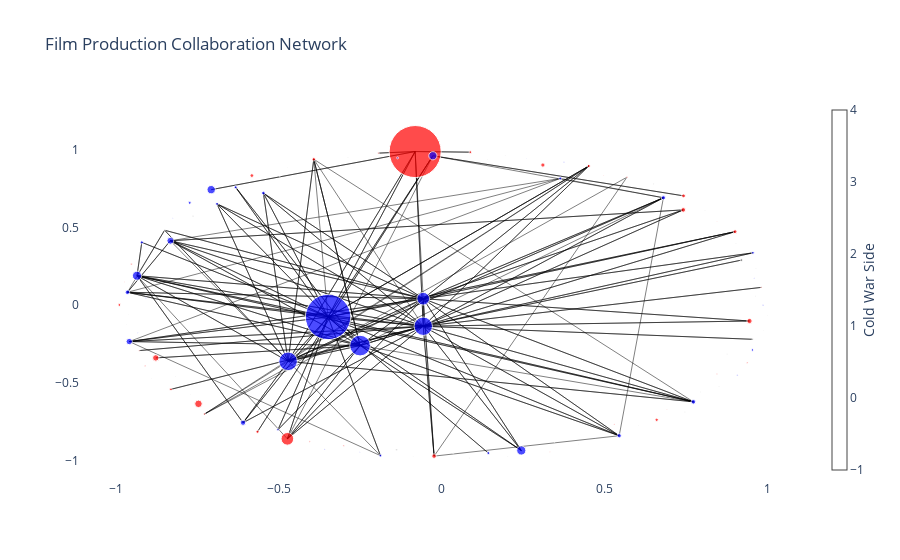

The notebook cell saved with this chart:
### Code cell
# With plotly
G = nx.Graph()
for country in countries:
    G.add_node(country, side=country_cold_war_side[country], size=root_film_count[country])

for (c1, c2), count in collaboration_count.items():
    G.add_edge(c1, c2, weight=count)

pos = nx.spring_layout(G, seed=42, k=10, iterations=100)
edge_x = []
edge_y = []
edge_weights = []

for edge in G.edges():
    x0, y0 = pos[edge[0]]
    x1, y1 = pos[edge[1]]
    edge_x.append(x0)
    edge_x.append(x1)
    edge_y.append(y0)
    edge_y.append(y1)
    edge_weights.append(G[edge[0]][edge[1]]['weight'])

edge_trace = go.Scatter(
    x=edge_x,
    y=edge_y,
    line=dict(width=0.5, color='black'),
    hoverinfo='none',
    mode='lines'
)

node_x = []
node_y = []
node_colors = []
node_sizes = []

for node in G.nodes():
    x, y = pos[node]
    node_x.append(x)
    node_y.append(y)
    if G.nodes[node]['side'] == 'Western':
        node_colors.append('blue')
    elif G.nodes[node]['side'] == 'Eastern':
        node_colors.append('red')
    else:
        node_colors.append('grey')
    node_sizes.append(G.nodes[node]['size'] * 0.5)

node_trace = go.Scatter(
    x=node_x,
    y=node_y,
    mode='markers',
    hoverinfo='text',
    hovertext=[node for node in G.nodes()],
    marker=dict(
        showscale=True,
        colorscale='YlGnBu',
        size=node_sizes,
        color=node_colors,
        colorbar=dict(
            thickness=15,
            title='Cold War Side',
            xanchor='left',
            titleside='right'
        )
    )
)

fig = go.Figure(data=[edge_trace, node_trace],
                layout=go.Layout(
                    title='Film Production Collaboration Network',
                    showlegend=False,
                    hovermode='closest',
                    xaxis=dict(showgrid=False, zeroline=False),
                    yaxis=dict(showgrid=False, zeroline=False),
                    plot_bgcolor='white'
                ))

fig.show()

### Figure 1 — Plotly figure (JSON) as saved in the notebook; plotly's stock layout.template omitted (floating-point values rounded to 4 significant figures; data arrays with more than 128 entries replaced by an {"elided": "..."} marker saying what was removed)
{"data": [{"hoverinfo": "none", "line": {"color": "black", "width": 0.5}, "mode": "lines", "type": "scatter", "x": {"elided": "234 float values"}, "y": {"elided": "234 float values"}}, {"hoverinfo": "text", "hovertext": ["Russia", "Germany", "Italy", "United States of America", "Estonia", "Ukraine", "Switzerland", "Lithuania", "France", "Egypt", "United Kingdom", "India", "Hong Kong", "Spain", "Costa Rica", "Canada", "Latvia", "Hungary", "Japan", "Poland", "Denmark", "Korea", "Croatia", "Austria", "Philippines", "Portugal", "Taiwan", "Georgia", "Romania", "Australia", "South Africa", "Luxembourg", "Sweden", "Ireland", "Greece", "Uruguay", "Argentina", "Belgium", "Netherlands", "Czech Republic", "Bangladesh", "New Zealand", "Albania", "Finland", "Iceland", "Liechtenstein", "Iran", "Zimbabwe", "Norway", "Bosnia and Herzegovina", "Cuba", "Peru", "Israel", "Uzbekistan", "China", "Mexico", "Azerbaijan", "Bolivia", "Brazil", "Venezuela", "Serbia", "Macedonia", "Monaco", "Slovakia", "Turkey", "Senegal", "Tunisia", "Qatar", "Cote D'Ivoire", "Belarus", "Armenia", "Algeria", "Thailand", "Colombia", "Chile", "Singapore", "Ghana", "Morocco", "Vietnam", "Slovenia", "Pakistan", "Montenegro", "Namibia", "Bulgaria", "Yugoslavia", "Moldova", "Burkina Faso", "Aruba", "Czechoslovakia", "Ethiopia", "Jordan", "Puerto Rico", "Kazakhstan", "Indonesia", "Congo", "Libya", "Bhutan", "Jamaica", "Mauritania", "Angola", "Turkmenistan", "Panama", "Afghanistan", "Martinique", "Trinidad and Tobago", "Syria", "Kyrgyzstan", "Botswana", "Guinea", "Bahamas", "Papua New Guinea", "Ecuador", "Palestinian Territory", "Mali"], "marker": {"color": ["red", "blue", "blue", "blue", "red", "blue", "blue", "red", "blue", "grey", "blue", "red", "blue", "blue", "grey", "blue", "red", "red", "red", "red", "blue", "blue", "blue", "blue", "blue", "blue", "red", "red", "red", "blue", "blue", "grey", "blue", "blue", "red", "grey", "blue", "blue", "blue", "red", "grey", "blue", "grey", "red", "blue", "grey", "grey", "grey", "blue", "red", "red", "blue", "blue", "blue", "red", "blue", "grey", "grey", "red", "red", "red", "blue", "blue", "red", "red", "red", "red", "grey", "red", "red", "red", "red", "blue", "grey", "red", "grey", "grey", "blue", "red", "grey", "grey", "grey", "blue", "red", "red", "red", "grey", "blue", "red", "grey", "grey", "grey", "grey", "blue", "grey", "grey", "grey", "grey", "blue", "red", "grey", "grey", "grey", "grey", "grey", "grey", "red", "grey", "grey", "blue", "grey", "grey", "grey", "grey"], "colorbar": {"thickness": 15, "title": {"side": "right", "text": "Cold War Side"}, "xanchor": "left"}, "colorscale": [[0, "rgb(255,255,217)"], [0.125, "rgb(237,248,177)"], [0.25, "rgb(199,233,180)"], [0.375, "rgb(127,205,187)"], [0.5, "rgb(65,182,196)"], [0.625, "rgb(29,145,192)"], [0.75, "rgb(34,94,168)"], [0.875, "rgb(37,52,148)"], [1, "rgb(8,29,88)"]], "showscale": true, "size": [52.09, 12.7, 18.53, 45.38, 4.243, 8.367, 4.664, 7.55, 18.45, 1.658, 20.69, 6.442, 8.261, 9.138, 0.866, 9.165, 3.708, 3.841, 12.65, 5.268, 4.583, 2.915, 2.915, 3.64, 3, 2.784, 3.808, 2.598, 2.598, 6.325, 2.398, 1.414, 6.892, 2.958, 3.5, 0.5, 3.122, 4.272, 4.301, 4.61, 0.5, 2.646, 0.5, 4.664, 1.5, 1.5, 2.693, 0.866, 2.872, 2, 1.871, 1.323, 2.449, 2, 3.202, 5.339, 0.866, 0.7071, 3.317, 1.323, 3.122, 0.7071, 0.866, 1.732, 2.784, 1.5, 1.323, 0.5, 0.5, 1.658, 1.581, 1.323, 1.225, 0.866, 1.414, 0.866, 0.7071, 1.323, 0.866, 0.7071, 0.7071, 0.7071, 0.866, 1.414, 0.7071, 0.866, 1, 0.5, 1, 0.5, 0.5, 1, 1.323, 1, 0.5, 0.5, 0.5, 0.7071, 1, 0.5, 0.7071, 0.866, 0.5, 0.5, 0.5, 0.5, 0.7071, 0.7071, 0.5, 0.5, 0.5, 0.5, 0.5, 0.5]}, "mode": "markers", "type": "scatter", "x": [-0.08188, -0.05709, -0.4718, -0.3493, 0.3102, -0.7079, 0.7721, -0.747, -0.05709, -0.1391, -0.251, -0.8779, -0.02754, -0.9357, 0.08431, 0.2438, -0.5831, 0.9001, -0.4742, 0.9443, -0.965, -0.7739, -0.6901, -0.5478, 0.1428, 0.9549, 0.7419, 0.0876, -0.8317, -0.9595, -0.5031, 0.954, -0.8333, -0.6329, -0.3931, 0.6045, -0.9209, 0.68, 0.5443, -0.02384, 0.9028, -0.1884, -0.641, 0.7411, 0.986, -0.8509, 0.9198, 0.9624, 0.3636, -0.7285, -0.9532, -0.9083, 0.9533, -0.1358, -0.5658, -0.6102, 0.8081, 0.1947, 0.6594, 0.9809, 0.451, -0.2516, -0.9334, 0.5683, -0.9898, -0.3015, -0.9292, 0.9865, 0.03762, -0.1943, 0.9375, 0.5295, -0.36, 0.8756, -0.9107, 0.851, -0.9624, 0.9073, 0.4965, -0.4974, -0.2456, 0.8165, -0.8259, -0.4058, -0.9742, 0.3316, 0.03492, 0.4707, 0.8442, 0.7461, -0.08819, 0.6498, -0.7634, 0.959, 0.3459, -0.473, 0.9642, -0.818, 0.3745, 0.8445, 0.4192, -0.2883, 0.2025, -0.9219, -0.8909, 0.1407, 0.6908, 0.7943, -0.3699, 0.2605, 0.5848, -0.9683, -0.7706, 1], "y": [0.9881, 0.04058, -0.3626, -0.0772, 0.9014, 0.7427, -0.6234, -0.6363, -0.1367, -0.9326, -0.2612, -0.3407, 0.9611, 0.1887, -0.9851, -0.9369, 0.8335, 0.4723, -0.8616, -0.103, 0.08211, 0.658, 0.6511, 0.7208, -0.9534, 0.3359, 0.7029, 0.9842, -0.543, -0.2353, -0.8034, -0.2208, 0.4137, 0.7585, 0.9385, -0.7772, 0.4035, 0.6906, -0.8417, -0.9729, 0.3939, -0.9699, -0.6951, 0.6125, -0.000963, 0.4815, 0.2892, 0.05607, 0.8149, -0.7021, 0.2636, 0.04653, -0.2894, 0.9474, -0.8162, -0.7579, 0.6074, 0.962, -0.739, 0.1135, 0.895, -0.9477, -0.1784, 0.8232, 0.0004513, -0.906, -0.2934, -0.1623, 0.9452, 0.978, -0.372, -0.7682, -0.9288, -0.3159, -0.3907, -0.5259, -0.06117, -0.4523, 0.8329, 0.8261, 0.9038, 0.4551, 0.5586, -0.8783, 0.1483, -0.9452, -0.9548, -0.8525, -0.4448, -0.6886, -0.9738, 0.7807, 0.5723, 0.1722, -0.8836, 0.8856, 0.2339, -0.4598, 0.9213, 0.5394, -0.8949, 0.951, -0.9777, 0.3284, -0.473, 0.9348, -0.674, -0.5597, 0.8854, 0.9446, 0.7354, -0.1255, -0.575, -0.06912]}], "layout": {"hovermode": "closest", "plot_bgcolor": "white", "showlegend": false, "title": {"text": "Film Production Collaboration Network"}, "xaxis": {"showgrid": false, "zeroline": false}, "yaxis": {"showgrid": false, "zeroline": false}}}
